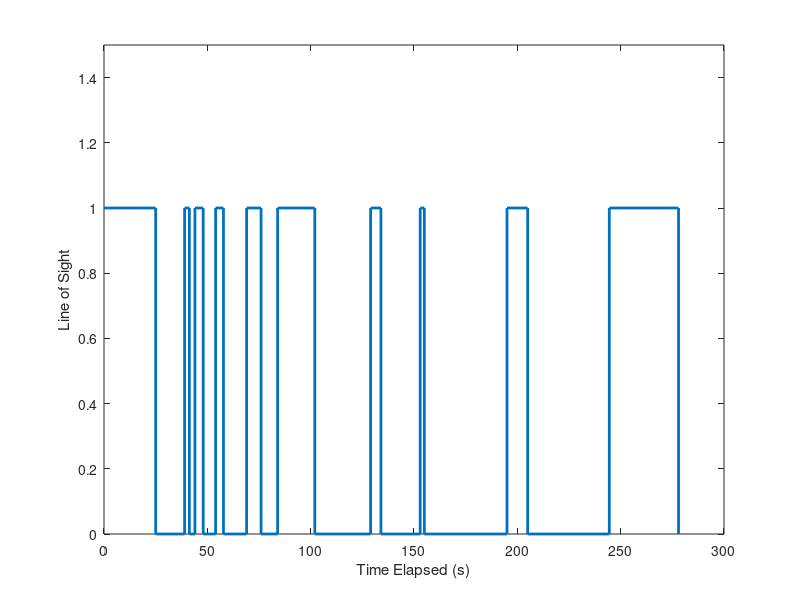

Write MATLAB code to recreate this figure.
%All the points of sight in seconds driving from sundance to the highway:)
X = [527 552 552 566 566 568.3 568.3 571 571 575 575 581 581 584.8 584.8 596 596 603 603 611 611 629 629 656 656 661 661 680 680 682 682 722 722 732 732 771.5 771.5 805 805];
X1 = X - 527;
Y1 = [1 1  0 0 1 1 0 0 1 1 0 0 1 1 0 0 1 1 0 0 1 1 0 0 1 1 0 0 1 1 0 0 1 1 0 0 1 1 0];


figure()
plot(X1, Y1, 'LineWidth',2);
ylim([0 1.5]);
xlim([0 300]);
ylabel('Line of Sight');
xlabel('Time Elapsed (s)');
